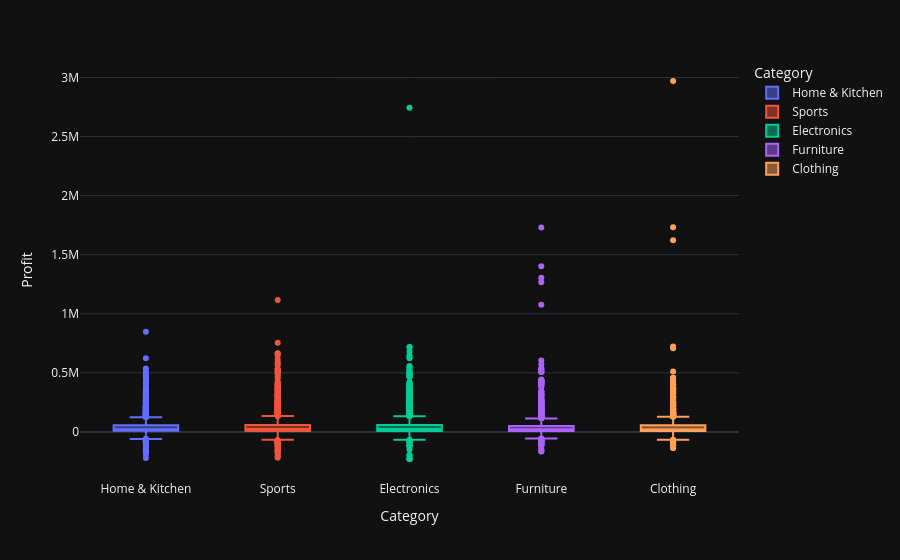

Notebook cell for this chart:
### Markdown cell above
**Code Cell 9
Dark Theme**

### Code cell
fig = px.box(

    df,

    x="Category",

    y="Profit",

    color="Category",

    template="plotly_dark"

)

fig.show()

### Figure 1 — Plotly figure (JSON) as saved in the notebook; plotly's stock layout.template omitted (floating-point values rounded to 4 significant figures; data arrays with more than 128 entries replaced by an {"elided": "..."} marker saying what was removed)
{"data": [{"alignmentgroup": "True", "hovertemplate": "Category=%{x}<br>Profit=%{y}<extra></extra>", "legendgroup": "Home & Kitchen", "marker": {"color": "#636efa"}, "name": "Home & Kitchen", "notched": false, "offsetgroup": "Home & Kitchen", "orientation": "v", "showlegend": true, "type": "box", "x": {"elided": "2033 str values"}, "x0": " ", "xaxis": "x", "y": {"elided": "2033 float values"}, "y0": " ", "yaxis": "y"}, {"alignmentgroup": "True", "hovertemplate": "Category=%{x}<br>Profit=%{y}<extra></extra>", "legendgroup": "Sports", "marker": {"color": "#EF553B"}, "name": "Sports", "notched": false, "offsetgroup": "Sports", "orientation": "v", "showlegend": true, "type": "box", "x": {"elided": "1980 str values"}, "x0": " ", "xaxis": "x", "y": {"elided": "1980 float values"}, "y0": " ", "yaxis": "y"}, {"alignmentgroup": "True", "hovertemplate": "Category=%{x}<br>Profit=%{y}<extra></extra>", "legendgroup": "Electronics", "marker": {"color": "#00cc96"}, "name": "Electronics", "notched": false, "offsetgroup": "Electronics", "orientation": "v", "showlegend": true, "type": "box", "x": {"elided": "2060 str values"}, "x0": " ", "xaxis": "x", "y": {"elided": "2060 float values"}, "y0": " ", "yaxis": "y"}, {"alignmentgroup": "True", "hovertemplate": "Category=%{x}<br>Profit=%{y}<extra></extra>", "legendgroup": "Furniture", "marker": {"color": "#ab63fa"}, "name": "Furniture", "notched": false, "offsetgroup": "Furniture", "orientation": "v", "showlegend": true, "type": "box", "x": {"elided": "1987 str values"}, "x0": " ", "xaxis": "x", "y": {"elided": "1987 float values"}, "y0": " ", "yaxis": "y"}, {"alignmentgroup": "True", "hovertemplate": "Category=%{x}<br>Profit=%{y}<extra></extra>", "legendgroup": "Clothing", "marker": {"color": "#FFA15A"}, "name": "Clothing", "notched": false, "offsetgroup": "Clothing", "orientation": "v", "showlegend": true, "type": "box", "x": {"elided": "2040 str values"}, "x0": " ", "xaxis": "x", "y": {"elided": "2040 float values"}, "y0": " ", "yaxis": "y"}], "layout": {"boxmode": "overlay", "legend": {"title": {"text": "Category"}, "tracegroupgap": 0}, "margin": {"t": 60}, "xaxis": {"anchor": "y", "categoryarray": ["Home & Kitchen", "Sports", "Electronics", "Furniture", "Clothing"], "categoryorder": "array", "domain": [0, 1], "title": {"text": "Category"}}, "yaxis": {"anchor": "x", "domain": [0, 1], "title": {"text": "Profit"}}}}
